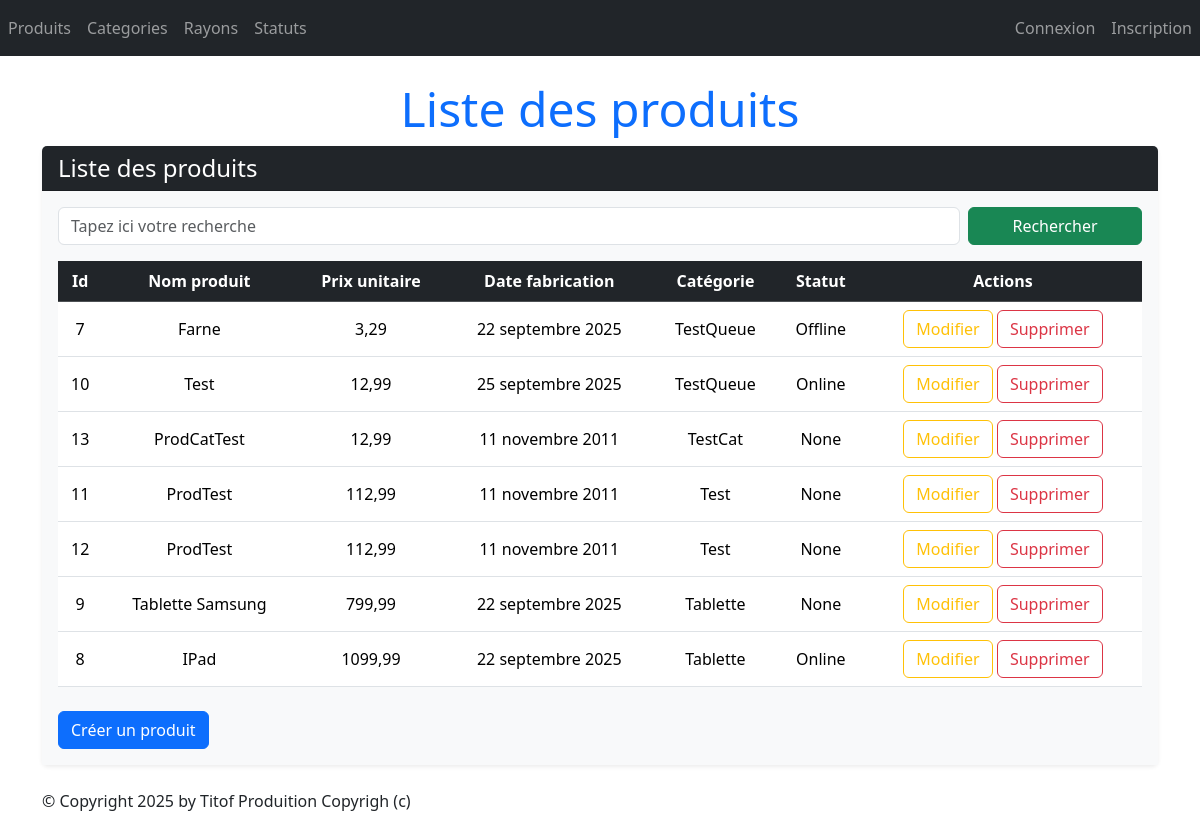
Screenshot of /monApp/produits/ with the database file from the repository.
### monApp/models.py (models this page shows, shortened)
class Produit(models.Model):
    refProd = models.AutoField(primary_key=True)
    intituleProd = models.CharField(max_length=200)
    prixUnitaireProd = models.DecimalField(max_digits=10, decimal_places=2)
    dateFabProd = models.DateField(default=date.today)
    categorie = models.ForeignKey(Categorie, on_delete=models.CASCADE, related_name="produits_categorie", null=True, blank=True)
    status = models.ForeignKey(Statut, on_delete=models.CASCADE, related_name="produits_status",null=True, blank=True)

class Categorie(models.Model):
    idCat = models.AutoField(primary_key=True)
    nomCat = models.CharField(max_length=100)
    def __str__(self):
        return self.nomCat

class Statut(models.Model):
    idStatus = models.AutoField(primary_key=True)
    libelleStatus = models.CharField(max_length=100)
    def __str__(self):
        return self.libelleStatus

### monApp/views.py (the view)
# urls.py: path("produits/", views.ProduitListView.as_view(), name="lst_prdts"),
class ProduitListView(ListView):
    model = Produit
    template_name = "monApp/Read/list/produits.html"
    context_object_name = "produits"
    def get_queryset(self):
        query = self.request.GET.get('search')
        if query:
            return Produit.objects.filter(intituleProd__icontains=query).select_related('categorie').select_related('status')
        return Produit.objects.select_related('categorie').select_related('status').order_by("prixUnitaireProd")
    def get_context_data(self, **kwargs):
        context = super(ProduitListView, self).get_context_data(**kwargs)
        context['titremenu'] = "Liste des produits"
        return context

### monApp/templates/monApp/Read/list/produits.html
{% extends 'monApp/base.html' %}
{% block menu %}
    <h1 class="display-5 text-center text-primary">{{ titremenu }}</h1>
{% endblock %}
{% block contenu %}
<div class="card shadow-sm border-0 mb-4">
    <div class="card-header bg-dark text-white">
        <h4 class="mb-0">Liste des produits</h4>
    </div>
    <div class="card-body bg-light">
        <form method="GET" action="" class="mb-3 row g-2">
            <div class="col-md-10">
                <input class="form-control" type="text" name="search" placeholder="Tapez ici votre recherche"
                       value="{{ request.GET.search }}">
            </div>
            <div class="col-md-2">
                <button type="submit" class="btn btn-success w-100">Rechercher</button>
            </div>
        </form>
        <div class="table-responsive">
            <table class="table table-hover align-middle">
                <thead class="table-dark text-center">
                    <tr>
                        <th>Id</th>
                        <th>Nom produit</th>
                        <th>Prix unitaire</th>
                        <th>Date fabrication</th>
                        <th>Catégorie</th>
                        <th>Statut</th>
                        <th>Actions</th>
                    </tr>
                </thead>
                <tbody>
                    {% for prdt in produits %}
                    <tr class="text-center">
                        <td onclick="window.location.href='{% url 'dtl_prdt' prdt.refProd %}';" style="cursor:pointer;">{{ prdt.refProd }}</td>
                        <td onclick="window.location.href='{% url 'dtl_prdt' prdt.refProd %}';" style="cursor:pointer;">{{ prdt.intituleProd }}</td>
                        <td onclick="window.location.href='{% url 'dtl_prdt' prdt.refProd %}';" style="cursor:pointer;">{{ prdt.prixUnitaireProd }}</td>
                        <td onclick="window.location.href='{% url 'dtl_prdt' prdt.refProd %}';" style="cursor:pointer;">{{ prdt.dateFabProd }}</td>
                        <td onclick="window.location.href='{% url 'dtl_prdt' prdt.refProd %}';" style="cursor:pointer;">{{ prdt.categorie }}</td>
                        <td onclick="window.location.href='{% url 'dtl_prdt' prdt.refProd %}';" style="cursor:pointer;">{{ prdt.status }}</td>
                        <td>
                            <button onclick="window.location.href='{% url 'prdt_chng' prdt.refProd %}';" class="btn btn-outline-warning">Modifier</button>
                            <button onclick="window.location.href='{% url 'dlt_prdt' prdt.refProd %}';" class="btn btn-outline-danger">Supprimer</button>
                        </td>
                    </tr>
                    {% empty %}
                    <tr>
                        <td colspan="7" class="text-muted text-center">Aucun produit trouvé.</td>
                    </tr>
                    {% endfor %}
                </tbody>
            </table>
        </div>
        <button onclick="window.location.href='{% url 'crt_prdt' %}';" class="btn btn-primary mt-2">Créer un produit</button>
    </div>
</div>
{% endblock %}

### static/styles.css (style rules this page uses)
h1 { color: red; }

### rows the page displays
Produit: refProd "7", intituleProd "Farne", prixUnitaireProd "3,29", dateFabProd "22 septembre 2025", categorie "TestQueue", status "Offline"
Produit: refProd "10", intituleProd "Test", prixUnitaireProd "12,99", dateFabProd "25 septembre 2025", categorie "TestQueue", status "Online"
Produit: refProd "13", intituleProd "ProdCatTest", prixUnitaireProd "12,99", dateFabProd "11 novembre 2011", categorie "TestCat", status "None"
Produit: refProd "11", intituleProd "ProdTest", prixUnitaireProd "112,99", dateFabProd "11 novembre 2011", categorie "Test", status "None"
Produit: refProd "12", intituleProd "ProdTest", prixUnitaireProd "112,99", dateFabProd "11 novembre 2011", categorie "Test", status "None"
Produit: refProd "9", intituleProd "Tablette Samsung", prixUnitaireProd "799,99", dateFabProd "22 septembre 2025", categorie "Tablette", status "None"
Produit: refProd "8", intituleProd "IPad", prixUnitaireProd "1099,99", dateFabProd "22 septembre 2025", categorie "Tablette", status "Online"

### other values shown
{{ titremenu }} "Liste des produits"
